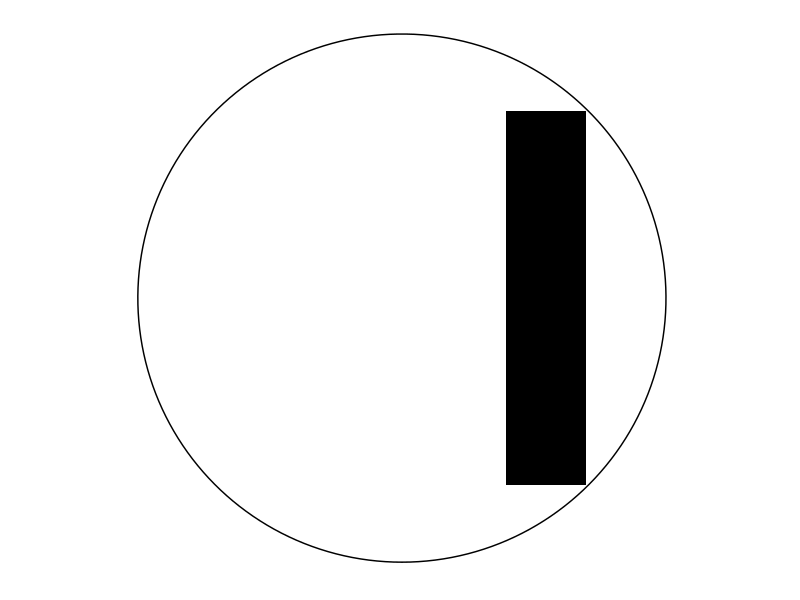
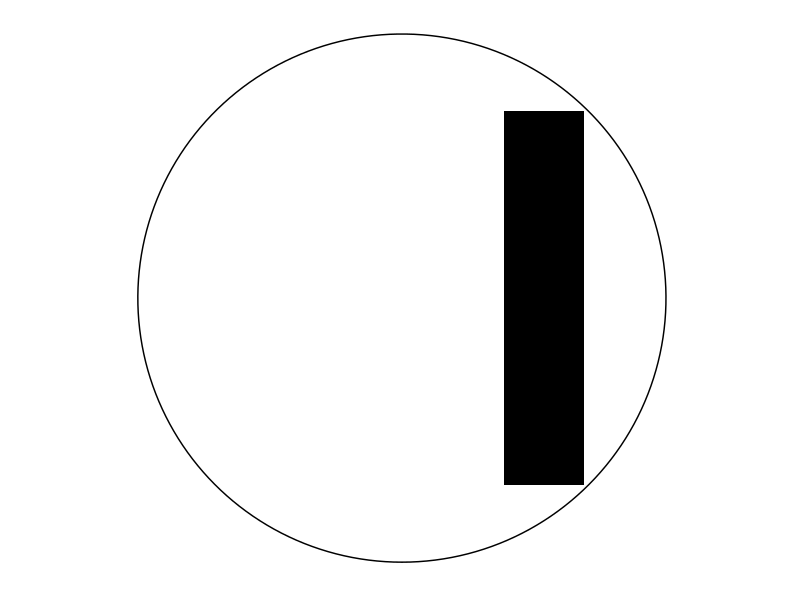
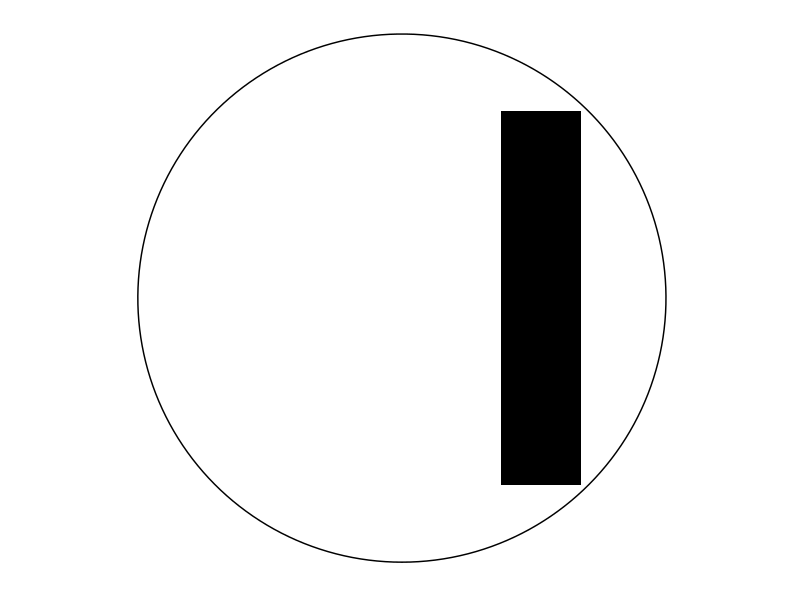
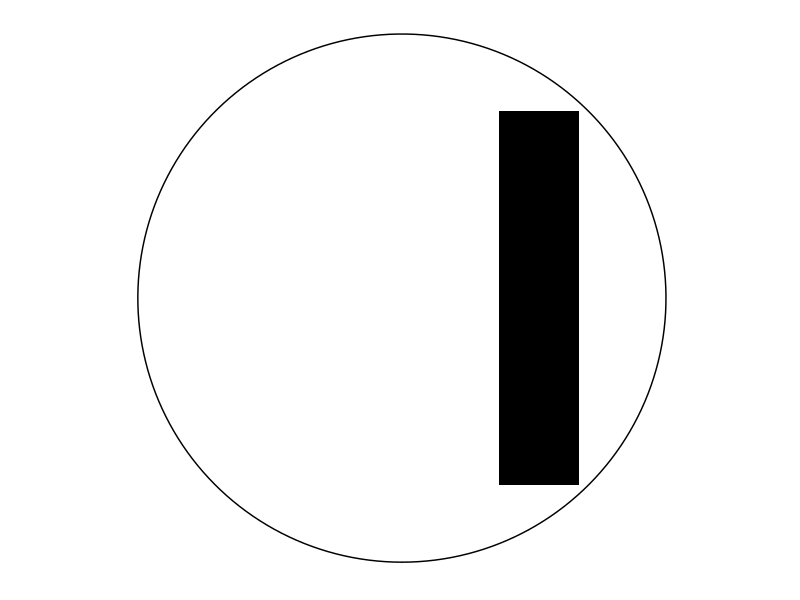
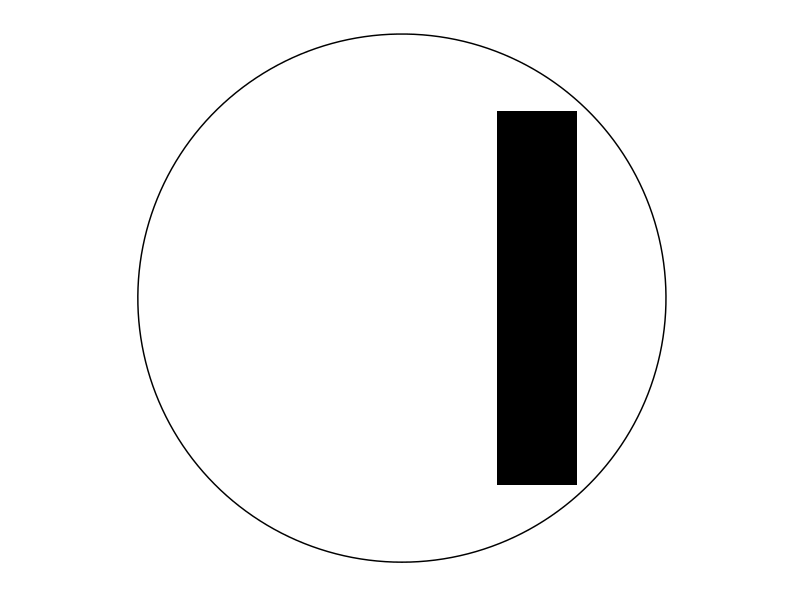
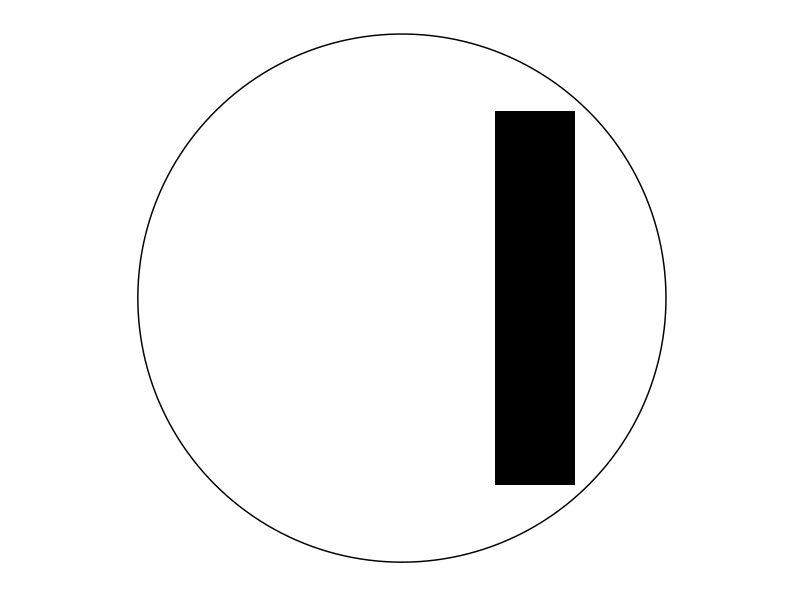
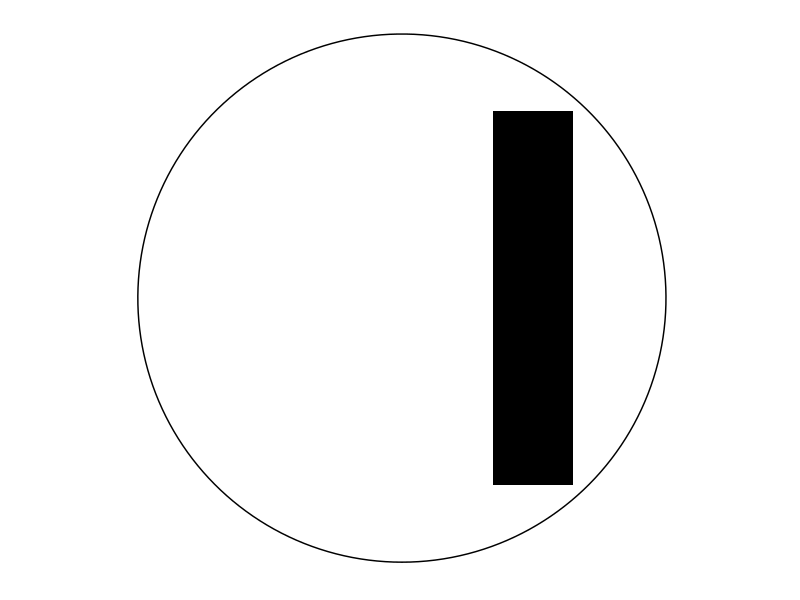
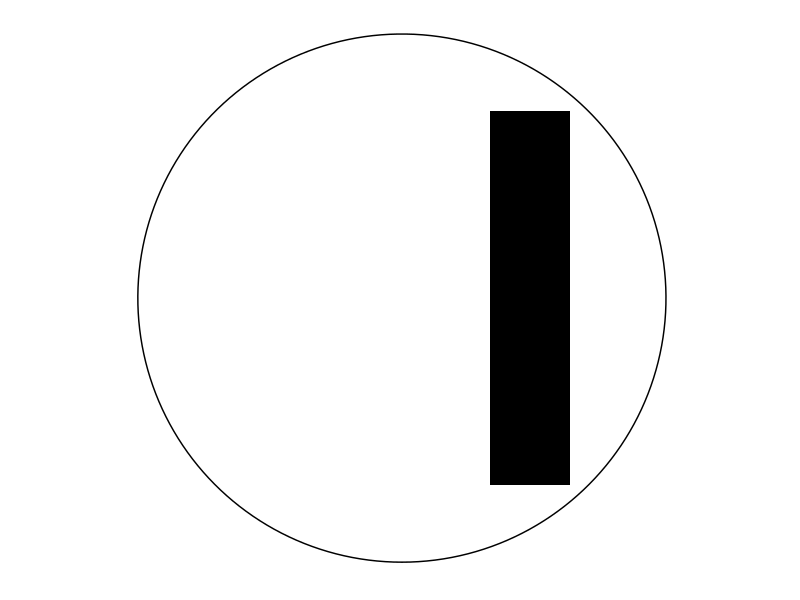

Reproduce these figures in R, in order. (Note: this script raises an error after producing the figures.)
# Script to generate image sequences of moving bars, later to be converted into
# movies.

# Author: Ronald Petie (ronald.petie@gmail.com)

# Install ggplot
# install.packages(ggplot2)

# Attache package
library(ggplot2)

#------------------------------------------------------------------------------
# File and folder management

### Set output file name ###
file.out <- "Moving_bar"

# Get current directory
curr.dir <- getwd()

# Get date/time string, to be used as folder name
date.time <- format(Sys.time(), "%Y%m%d_%H%M")

# Create main directory for sequences, if it does not exist already
dir.create("Image_sequence",
           showWarnings = F)
# Change directory
setwd("Image_sequence")

# Create folder for this sequence
dir.create(date.time)
# Change directory
setwd(date.time)

#------------------------------------------------------------------------------
# Image sequence main settings

### Set frame rate in Hz ###
rate <- 10
### Set duration in seconds ###
duration <- 5
### Set resolution in dpi ###
res <- 300
### Set aspect ratio
asp.ratio <- c(4,3)

### Set movement type ("move" or "stationary")
move.type <- "move"

# Number of frames in sequence
frames <- rate * duration
# width and height in inches of output files
im.width <- 800/res
im.height <- 600/res

# Check if aspect ratio matches resolution specified
if(im.width/asp.ratio[1] != im.height/asp.ratio[2]) {
  stop("Resolution should match aspect ratio!")
}

#------------------------------------------------------------------------------
# Light guide settings

### Set diameter and distance to eye in mm
light.guide <- list(diameter = 4.5,
                    distance = 1.0)

# Light guide diameter in degrees
light.guide$diameter.degrees <- 
  with(light.guide,
       2* 360 * atan(0.5*(diameter/distance)) / (2*pi))

#------------------------------------------------------------------------------
# Stimulus (polygon) shape and position settings

### Set stimulus height in degrees ###
stim.height <- 20

### Set rotation of the stimulus in degrees
rotation <- 270
# In radians
rotation[2] <- (rotation /360) * 2 * pi

# Create stimulus square. This can be adjusted below to any desired rectangle
rectangle <- data.frame(x=c(-1,1,1,-1),
                        y=c(1,1,-1,-1))

# Set dimensions of stimulus rectangle relative to screen. Note that the 
# shortest side corresponds to the radius of the light guide.
### Set to full available screen width ###
rect.width <- 1    
# Height relative to light guide diameter
rect.height <- stim.height / light.guide$diameter.degrees

# The movement of the stimulus should be contained within the circle describing
# the diameter of the light guide. The relative width of a square bounded by a
# circle is sqrt(0.5). This means that the limits in both x and y direction are
# about 71% of the light guide radius. This means that the width of the bar
# can't be more than:

# Correct for relative size of WIDTH compared to height. The HEIGHT of the bar
# stays the same.
rect.width <- rect.width * (asp.ratio[2] / asp.ratio[1])
# Fit within bounding circle
rect.width <- rect.width * sqrt(0.5)

# Shape rectangle based on aspect ratio and dimensions chosen above
# Width
rectangle$x <- rectangle$x * (asp.ratio[1] / 2) * rect.width
# Height
rectangle$y <- rectangle$y * (asp.ratio[2] / 2) * rect.height

#------------------------------------------------------------------------------
# Stimulus motion

### Set stimulus motion speed in degrees/second ###
stim.speed <- 10

# Time for one period of wave. (Covers twice light guide radius!)
period <- (2 * light.guide$diameter.degrees) / stim.speed

# Create time axis
t <- seq(0, duration, by = 1/rate)

# Model (y) motion of bar as triangular wave.
# This formula works with a half period
period <- period / 2
# amplitude should be equal to sqrt(0.5) - relative bar width. To prevent
# object from exiting circle.
amplitude <- sqrt(0.5) - rect.height
# Create wave
y <- (amplitude/period) * (period - abs(t %% (2*period) - period) )
# Center on zero
y <- y - amplitude / 2
# Correct for screen dimensions
y <- y * min(asp.ratio)
# Apply safety margin to prevent corners of rectangle from touching the circle
y <- y * 0.98

#------------------------------------------------------------------------------
# Generate sequence

# Variables needed for circle around origin
angle <- seq(-pi, pi, length = 200)
circle <- data.frame(x = sin(angle), y = cos(angle))
# Radius should match shortest side of screen
circle <- circle * min(asp.ratio)/2

# Create progress bar
pb <- txtProgressBar(min = 0, max = frames, style = 3)

# Generate frames
for (a in 1:frames) {
  
  # Update polygon position. Copy first
  new.pos <- rectangle
  
  # Move or keep stationary, depending on settings above
  if (move.type == "move") {
  # Move
  new.pos$y <- new.pos$y + y[a]
  } else if (move.type == "stationary") {
  # Stationary bar at lowest position
  new.pos$y <- new.pos$y + y[1]
  } else {
    stop("Select valid movement type")
  }
  
  # Initiate rotated coordinate list
  rotated <- new.pos
  
  # Transform coordinates with rotation
  rotated$x <- new.pos$x * cos(rotation[2]) +  new.pos$y * sin(rotation[2])
  rotated$y <- -new.pos$x * sin(rotation[2]) + new.pos$y * cos(rotation[2])
  
  # Create Plot
  plot <- ggplot(rotated, aes(x=x, y=y)) + 
    # Set 1:1 aspect ratio
    coord_fixed(ratio=1) +
    # Set limits to match aspect ratio of projector
    xlim(-(asp.ratio[1] / 2), (asp.ratio[1] / 2)) +
    ylim(-(asp.ratio[2] / 2), (asp.ratio[2] / 2)) +
    # Draw Circle of radius of shortest plot area
    geom_polygon(data = circle, aes(x, y),inherit.aes = F,
                 fill = "white", colour =  "black") +
    # Draw bar
    geom_polygon(fill = "black") +
    # Set empty theme
    theme_minimal() +
    theme(line=element_blank(),
          text=element_blank())
  
  # Create file name for current frame
  current.name <- paste(file.out, sprintf("%06.0f", a), ".png")
  
  # Save current image
  ggsave(current.name,
         width = im.width,
         height = im.height,
         units = "in",
         dpi = res)
  
  # update progress bar
  setTxtProgressBar(pb, a)
}

# Save workspace for future reference
save.image(file = paste0(date.time, "_", file.out, ".RData"))

# Back to root directory
setwd(curr.dir)

# Close progress bar
close(pb)

# Clean up
# rm(circle, new.pos, a, angle, pb, t, y, im.height, im.width)